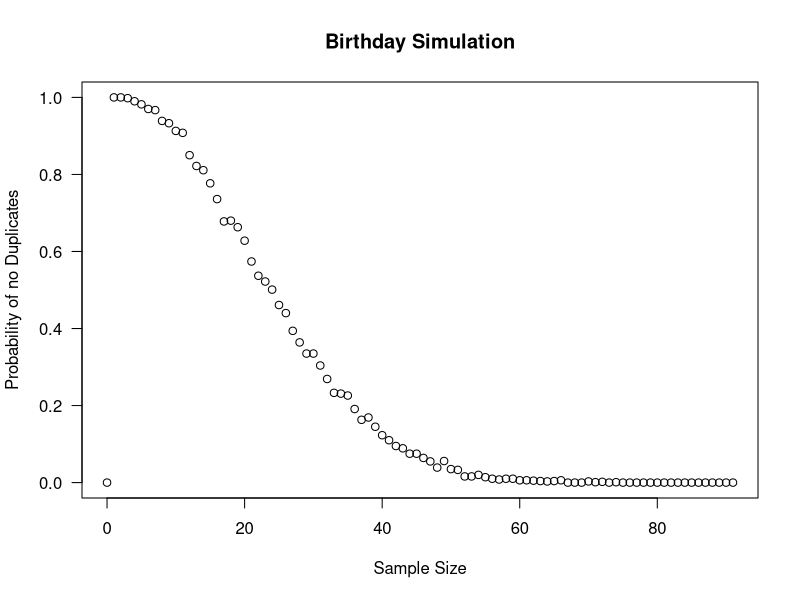

Here is the R script that generated this plot:
# Random Birthday Simulation
# What is the probability that NONE of the N people in a room shares a birthday

N <- 0
samples <- 0;
prob.nodub <-0;

for(j in 10:100){
    counting.no.dups <- 0;
    test <- for(i in 1:1000){
    bdays <- sample(seq(as.Date('1990/01/01'), as.Date('1990/12/31'), by="day"), N, replace=T)
    dups <- duplicated(bdays, incomparables = FALSE)
    ch <-length(which(dups == TRUE))
    if(ch==0){
      counting.no.dups <- counting.no.dups +1
    }
    fine <- (counting.no.dups/1000)
    }
 print(N)
 print(fine)
 N <- N + 1
 samples[[j]] <- N
 prob.nodub[[j]] <- fine

}

plot(samples,prob.nodub, main="Birthday Simulation", xlab = "Sample Size", ylab = "Probability of no Duplicates", las =1)


